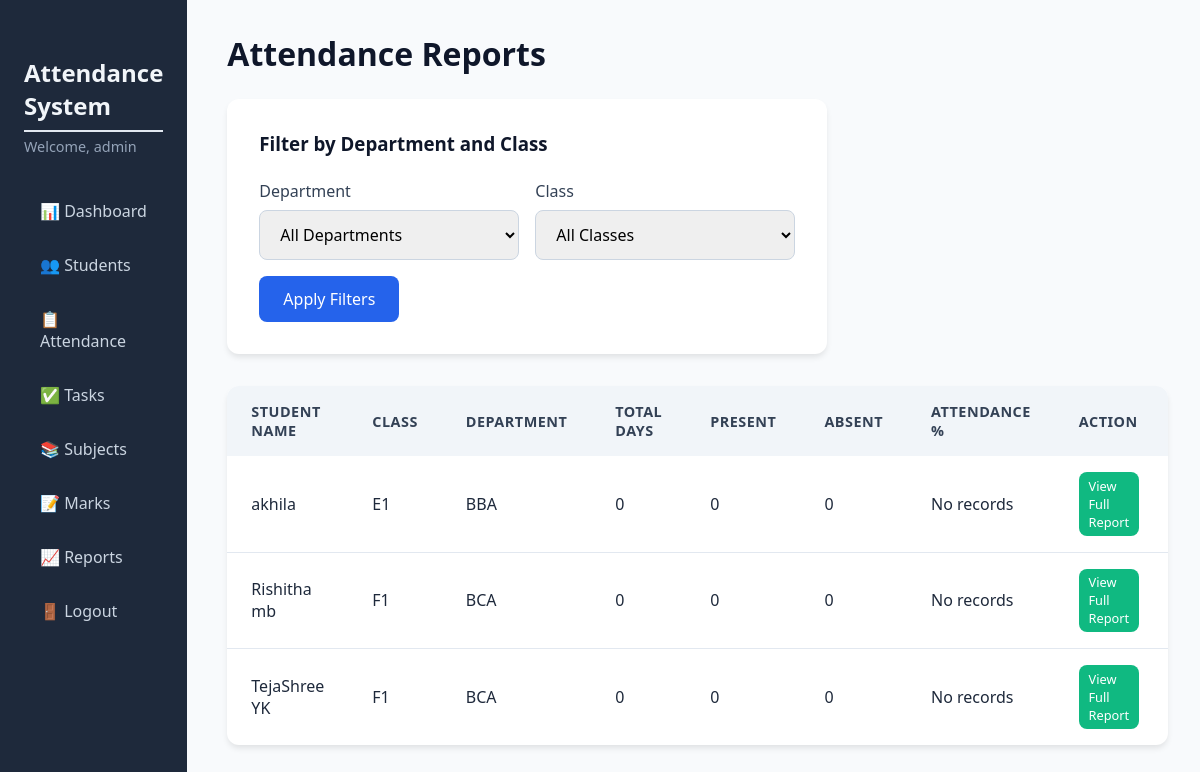
/reports (signed in), run on the app's committed database.
### tables this page shows
CREATE TABLE students (
                id INTEGER PRIMARY KEY AUTOINCREMENT,
                usn TEXT UNIQUE NOT NULL,
                name TEXT NOT NULL,
                email TEXT UNIQUE NOT NULL,
                phone TEXT,
                class TEXT NOT NULL,
                department TEXT NOT NULL,
                parent_name TEXT,
                parent_phone TEXT,
                parent_email TEXT
            );

### app.py (the view)
@app.route('/reports')
@login_required
def reports():
    db = get_db()
    class_filter = request.args.get('class_filter', 'All')
    dept_filter = request.args.get('dept_filter', 'All')
    query = '''
        SELECT s.id, s.name, s.class, s.department,
               COUNT(a.id) as total_days,
               SUM(CASE WHEN a.status = 'Present' THEN 1 ELSE 0 END) as present_count,
               SUM(CASE WHEN a.status = 'Absent' THEN 1 ELSE 0 END) as absent_count
        FROM students s
        LEFT JOIN attendance a ON s.id = a.student_id
    '''
    params = []
    conditions = []
    if dept_filter and dept_filter != 'All':
        conditions.append("s.department = ?")
        params.append(dept_filter)
    if class_filter and class_filter != 'All':
        conditions.append("s.class = ?")
        params.append(class_filter)
    if conditions:
        query += " WHERE " + " AND ".join(conditions)
    query += " GROUP BY s.id ORDER BY s.department, s.class, s.name"
    students_data = db.execute(query, params).fetchall()
    report_rows = []
    for row in students_data:
        total = row['total_days'] or 0
        present = row['present_count'] or 0
        percent = round((present / total * 100), 2) if total > 0 else 0
        report_rows.append({
            'id': row['id'],
            'name': row['name'],
            'class': row['class'],
            'department': row['department'],
            'total': total,
            'present': present,
            'absent': row['absent_count'] or 0,
            'percent': percent
        })
    departments = db.execute("SELECT DISTINCT department FROM students ORDER BY department").fetchall()
    departments = [d['department'] for d in departments]
    if dept_filter and dept_filter != 'All':
        classes = db.execute(
            "SELECT DISTINCT class FROM students WHERE department = ? ORDER BY class",
            (dept_filter,)
        ).fetchall()
    else:
        classes = db.execute("SELECT DISTINCT class FROM students ORDER BY class").fetchall()
    classes = [c['class'] for c in classes]
    return render_template('reports.html',
                           report=report_rows,
                           departments=departments,
                           classes=classes,
                           selected_dept=dept_filter,
                           selected_class=class_filter)

### app.py (called while the page is built)
def get_db():
    db = getattr(g, '_database', None)
    if db is None:
        db = g._database = sqlite3.connect(DATABASE)
        db.row_factory = sqlite3.Row
    return db

@app.teardown_appcontext
def close_connection(exception):
    db = getattr(g, '_database', None)
    if db is not None:
        db.close()

def login_required(f):
    @wraps(f)
    def decorated_function(*args, **kwargs):
        if 'admin_id' not in session:
            flash('Please log in to access this page.', 'warning')
            return redirect(url_for('login'))
        return f(*args, **kwargs)
    return decorated_function

### templates/reports.html (shortened to what this page needs)
{% extends "base.html" %}
{% block content %}
<h1>Attendance Reports</h1>
<div class="form-card">
    <h3>Filter by Department and Class</h3>
    <form method="GET" action="{{ url_for('reports') }}" id="reportFilterForm">
        <div class="form-row">
            <div class="form-group half">
                <label for="dept_filter">Department</label>
                <select id="dept_filter" name="dept_filter">
                    <option value="All">All Departments</option>
                </select>
            </div>
            <div class="form-group half">
                <label for="class_filter">Class</label>
                <select id="class_filter" name="class_filter">
                    <option value="All">All Classes</option>
                </select>
            </div>
        </div>
        <button type="submit" class="btn btn-primary">Apply Filters</button>
    </form>
</div>
<div class="table-responsive">
    <table class="table">
        <thead>
            <tr>
                <th>Student Name</th>
                <th>Class</th>
                <th>Department</th>
                <th>Total Days</th>
                <th>Present</th>
                <th>Absent</th>
                <th>Attendance %</th>
                <th>Action</th>
            </tr>
        </thead>
        <tbody>
            {% for row in report %}
            <tr>
                <td>{{ row.name }}</td>
                <td>{{ row.class }}</td>
                <td>{{ row.department }}</td>
                <td>{{ row.total }}</td>
                <td>{{ row.present }}</td>
                <td>{{ row.absent }}</td>
                <td>
                    {% if row.total > 0 %}
                    <div class="progress-bar">
                        <div class="progress-fill" style="width: {{ row.percent }}%;">{{ row.percent }}%</div>
                    </div>
                    {% else %}
                    No records
                    {% endif %}
                </td>
                <td>
                    <a href="{{ url_for('student_report', student_id=row.id) }}" class="btn btn-sm btn-edit">View Full
                        Report</a>
                </td>
            </tr>
            {% else %}
            <tr>
                <td colspan="8">No students found.</td>
            </tr>
            {% endfor %}
        </tbody>
    </table>
</div>
{% endblock %}

### static/css/style.css (style rules this page uses)
* { margin: 0; padding: 0; box-sizing: border-box; font-family: 'Segoe UI', Tahoma, Geneva, Verdana, sans-serif; }
body { background: #f4f7fc; }
h1 { font-size: 2rem; margin-bottom: 1.5rem; color: #0f172a; font-weight: 600; }
.table { width: 100%; background: white; border-radius: 12px; overflow: hidden; box-shadow: 0 4px 6px -1px rgba(0,0,0,0.1); border-collapse: collapse; }
.table thead { background: #f1f5f9; }
.table th { text-align: left; padding: 1rem 1.5rem; font-weight: 600; color: #334155; font-size: 0.9rem; text-transform: uppercase; letter-spacing: 0.5px; }
.table td { padding: 1rem 1.5rem; border-bottom: 1px solid #e2e8f0; color: #1e293b; }
.table tbody tr:last-child td { border-bottom: none; }
.form-card { background: white; padding: 2rem; border-radius: 12px; box-shadow: 0 4px 6px -1px rgba(0,0,0,0.1); margin-bottom: 2rem; max-width: 600px; }
.form-card h3 { margin-bottom: 1.5rem; color: #0f172a; }
.form-group { margin-bottom: 1.25rem; }
.form-group label { display: block; margin-bottom: 0.5rem; font-weight: 500; color: #334155; }
.form-group input, .form-group select, .form-group textarea { width: 100%; padding: 0.75rem 1rem; border: 1px solid #cbd5e1; border-radius: 8px; font-size: 1rem; transition: border 0.2s, box-shadow 0.2s; }
.btn { display: inline-block; padding: 0.75rem 1.5rem; border: none; border-radius: 8px; font-size: 1rem; font-weight: 500; cursor: pointer; transition: background 0.2s, transform 0.1s; text-decoration: none; }
.btn-primary { background: #2563eb; color: white; }
.btn-edit { background: #10b981; color: white; padding: 0.4rem 0.8rem; font-size: 0.85rem; margin-right: 0.3rem; }
.btn-sm { padding: 0.3rem 0.6rem; font-size: 0.8rem; }
.form-row { display: flex; gap: 1rem; margin-bottom: 1rem; }
.form-row .form-group { flex: 1; margin-bottom: 0; }
.table td, .table th { text-align: left; vertical-align: middle; }
.table td { vertical-align: middle; }

### templates/reports.html (style rules this page uses)
.btn-sm { padding: 0.3rem 0.6rem; font-size: 0.8rem; }
.btn-edit { background: #10b981; color: white; }

### data on the page
students: name "akhila", class "E1", department "BBA", total "0", present "0", absent "0"
students: name "Rishitha mb", class "F1", department "BCA", total "0", present "0", absent "0"
students: name "TejaShree YK", class "F1", department "BCA", total "0", present "0", absent "0"

### other printed values
{{ session.admin_username }} "admin"
